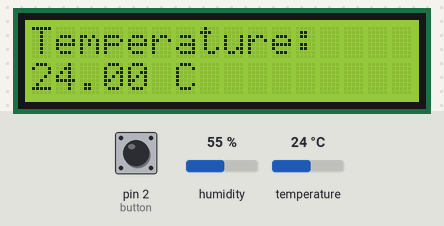
This sketch was run on a simulated Arduino Uno, built with avr-gcc and run on an emulated ATmega328P. Parts: 16×2 character LCD. The test bench sets the inputs (shaded band); at power-on: pin 2 (button) HIGH, humidity 55 %, temperature 24 °C. What the sketch prints to the serial monitor is not drawn.

Above: at 1.2 s.
1.3 s: pin 2 (button) pulled LOW for 3.2 s
At 5.6 s:
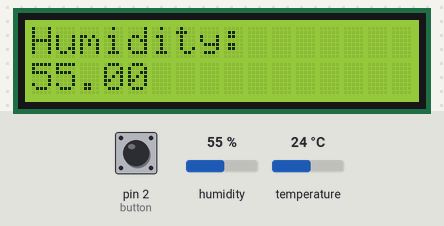
6.0 s: humidity set to 22 %
At 7.4 s:
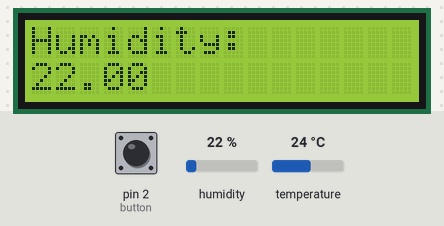
7.9 s: humidity set to 40 %
At 9.0 s:
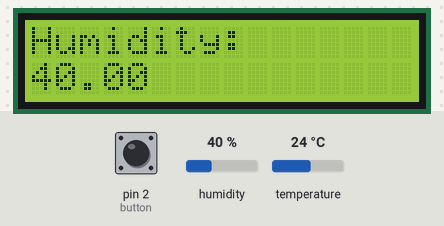
10.0 s: humidity set to 68 %
At 11.8 s:
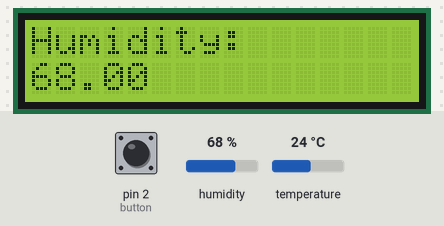
12.1 s: pin 2 (button) pulled LOW for 1 s
At 13.0 s:
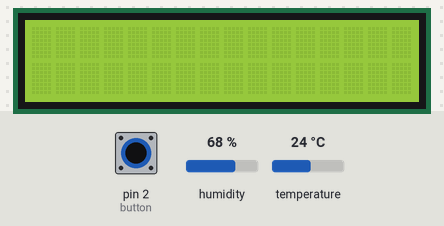
15.2 s: temperature set to 12 °C
At 16.3 s:
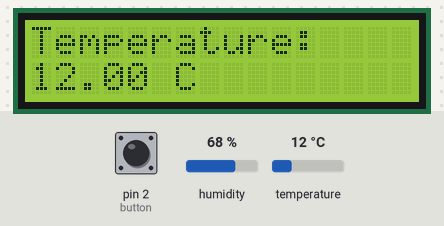
Timing chart, 0 to 18.2 s (numbered marks = the images above; inputs shaded):
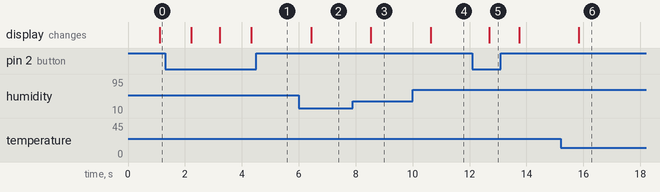

The sketch:

Heat_And_Humidity.ino
```cpp
#include <dht.h>
#define button 2
#define DHT11_PIN 7
#include <Wire.h>
#include <LiquidCrystal_I2C.h>
LiquidCrystal_I2C lcd(0x3F, 2, 1, 0, 4, 5, 6, 7, 3, POSITIVE);
dht DHT;
#define DHT11_PIN 7
int temp = 0;
int hum = 0;
int state = 0;

void setup() {
Serial.begin(38400);
lcd.begin(16,2);
lcd.backlight();
pinMode(button, INPUT);
}

void loop() {

  if(Serial.available() > 0){
    state = Serial.read(); }

temp = 1;

 String input;
lcd.clear();


while(temp == 1){
  delay(1000);
float chk = DHT.read11(DHT11_PIN);
lcd.setCursor(0,0);
lcd.println("Temperature:        ");
Serial.print("Temperature   ");
lcd.setCursor(0,1);
lcd.print(DHT.temperature);
Serial.println(DHT.temperature);
lcd.print(" C");
if(digitalRead(button) == LOW){
  temp++;
}
}


while (temp == 2){
float chk = DHT.read11(DHT11_PIN);
lcd.clear();
lcd.setCursor(0,0);
lcd.println("Humidity:        ");
Serial.print("Humidity   ");
lcd.setCursor(0,1);
lcd.print(DHT.humidity);
Serial.println(DHT.humidity);
delay(1000);
if(digitalRead(button) == LOW){
  temp--;
}

}

 }
```

Measured:
- after the input at 1.3 s, the display: changes after 0.92 s (image 1)
- after the input at 6.0 s, the display: changes after 0.43 s (image 2)
- after the input at 7.9 s, the display: changes after 0.63 s (image 3)
- after the input at 10.0 s, the display: changes after 0.63 s (image 4)
- after the input at 12.1 s, the display: changes after 0.59 s (image 5)
- after the input at 15.2 s, the display: changes after 0.65 s (image 6)
